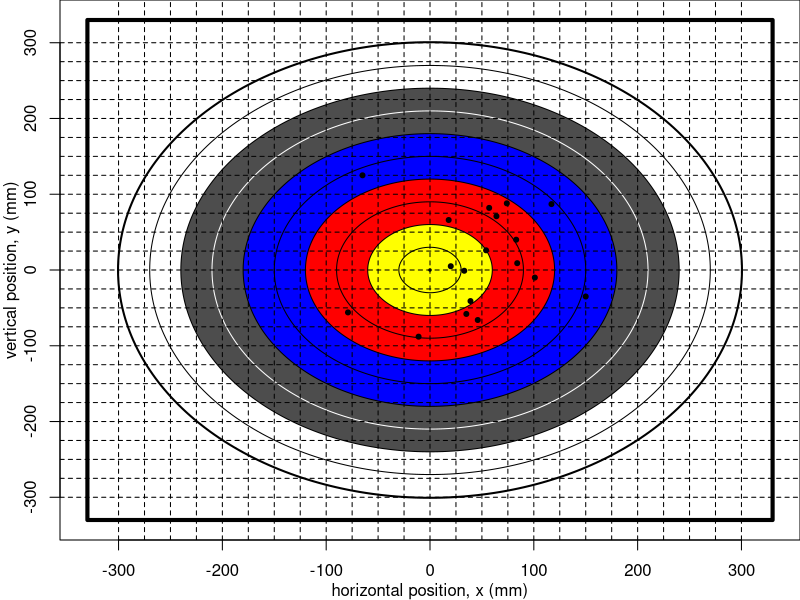

The R script that drew this image:
## ---- chunk 1
library(knitr)
opts_chunk$set(echo = FALSE)
options(scipen=100)

makebullseye = function(scale=1,axes=T){
  x = cos(2*seq(0,pi,length.out=1000)*pi)*scale
  y = sin(2*seq(0,pi,length.out=1000)*pi)*scale
  plot(x,y,type="l",lwd=3,xlim=c(-scale,scale)*1.1,ylim=c(-scale,scale)*1.1,ann=F,axes=axes)
  lines(x=c(-1,1,1,-1,-1)*scale*1.1,y=c(1,1,-1,-1,1)*scale*1.1,lwd=4)
  colors = c("yellow","yellow","red","red","blue","blue","grey30","grey30","white","white")
  colors2 = lapply(colors, col2rgb)
  linecolors = c(rep("black",6),"white",rep("black",3))
  textcolors = c(rep("black",6),rep("white",2),rep("black",2))
  for(i in 10:1){
    x2 = x*i/10
    y2 = y*i/10
    polygon(x2[1:(length(x2)-1)],y2[1:(length(x2)-1)],col=colors[i],border=F)
    lines(x2,y2,col=linecolors[i])
  }
  points(0,0,pch=20,cex=0.5)
}

# 600 mm diameter target (Indoor recurve)

n = sample(6*1:6,1)
sigx = round(runif(1,25,100))
sigy = round(sigx*runif(1,0.8,1.2))
gamma = sample(c(0.8,0.9,0.95,0.96,0.98,0.99),1)
zstar = qnorm(0.5+gamma/2)
mex = zstar*sigx/sqrt(n)
mey = zstar*sigy/sqrt(n)
mux = runif(1,-2*mex,2*mex)
muy = runif(1,-2*mey,2*mey)

X = round(rnorm(n,mux,sigx))
Y = round(rnorm(n,muy,sigy))

xbar = mean(X)
ybar = mean(Y)


# default_source_hook <- knit_hooks$get('source')
# knit_hooks$set(source = function(x, options) {
#   x <- gsub('gamma2',paste0(gamma),x)
#   x <- gsub('xlist',paste0(x2,collapse=", "),x)
#   default_source_hook(x, options)
# })
## ---- chunk 2
par(mar=c(3,3,0,0))
makebullseye(300,T)
mtext("horizontal position, x (mm)",1,line=2)
mtext("vertical position, y (mm)",2,line=2)
points(X,Y,pch=20)
abline(v=seq(-300,300,25),lwd=1,lty=2)
abline(h=seq(-300,300,25),lwd=1,lty=2)
## ---- chunk 3
write.csv(data.frame(X,Y),"arrows.csv",row.names=F)
## ---- chunk 4
if(abs(xbar)>mex){
  ans10 = "10"
} else {
  ans10 = "01"
}
if(abs(ybar)>mey){
  ans11 = "10"
} else {
  ans11 = "01"
}
